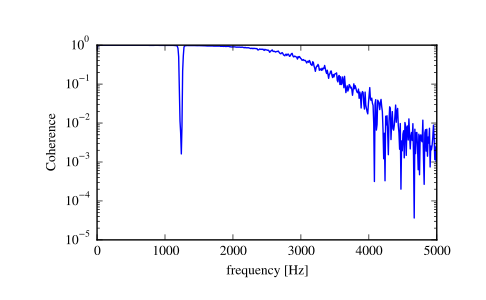

Reproduce this figure in Python.
from scipy import signal
import matplotlib.pyplot as plt

# Generate two test signals with some common features.

fs = 10e3
N = 1e5
amp = 20
freq = 1234.0
noise_power = 0.001 * fs / 2
time = np.arange(N) / fs
b, a = signal.butter(2, 0.25, 'low')
x = np.random.normal(scale=np.sqrt(noise_power), size=time.shape)
y = signal.lfilter(b, a, x)
x += amp*np.sin(2*np.pi*freq*time)
y += np.random.normal(scale=0.1*np.sqrt(noise_power), size=time.shape)

# Compute and plot the coherence.

f, Cxy = signal.coherence(x, y, fs, nperseg=1024)
plt.semilogy(f, Cxy)
plt.xlabel('frequency [Hz]')
plt.ylabel('Coherence')
plt.show()
